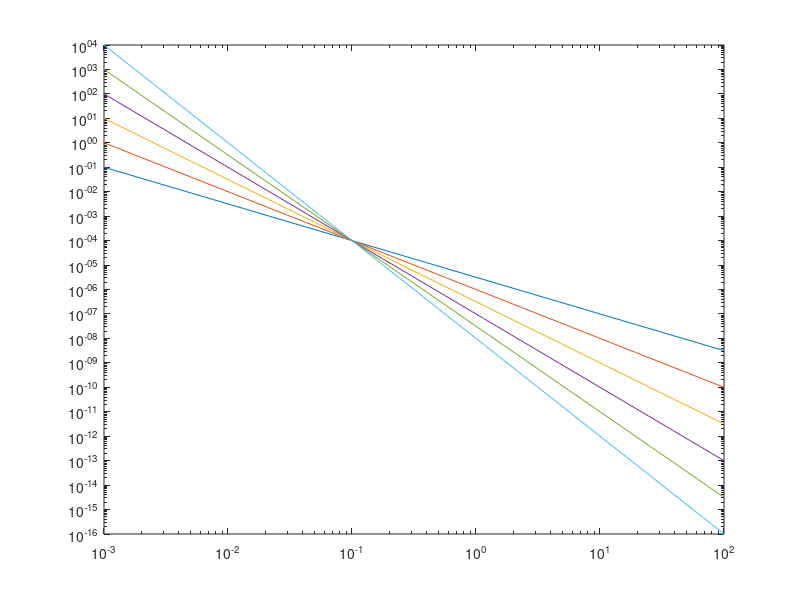

Write MATLAB code to recreate this figure. (Note: this script raises an error after producing the figure.)

C10 = 100e-6; % roughness coefficient
w = [1.5 2.0 2.5 3.0 3.5 4.0];

n_range = logspace(-3,2)';
psd = C10*(10*n_range).^(-w); 


ah = loglog(n_range,psd);
psd_plot = plotter('thesis_single');
loglog(psd_plot.ah,n_range,psd);
legend = [padarray('w = ',length(w)-1,'replicate','post') num2str(w',2)];

psd_plot.legend = legend;
psd_plot.xlabel = 'Spatial frequency (n) [cycles/m]';
psd_plot.ylabel = 'Displacement PSD (G_d) [m^3]';
psd_plot.refresh

psd_fun = @(n) C10*(10*n).^(-w);


